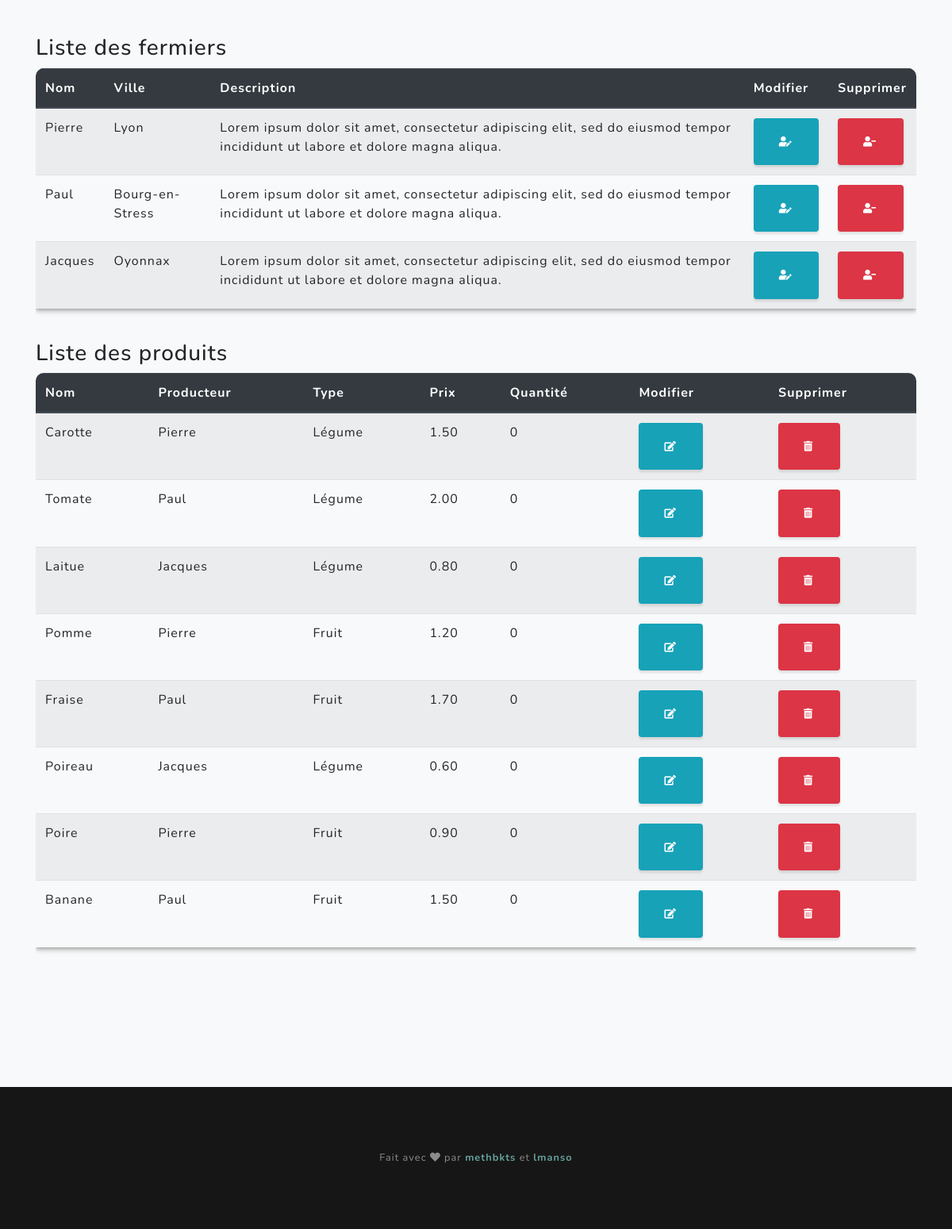
/admin (lower part), run on an earlier commit of the app's database.
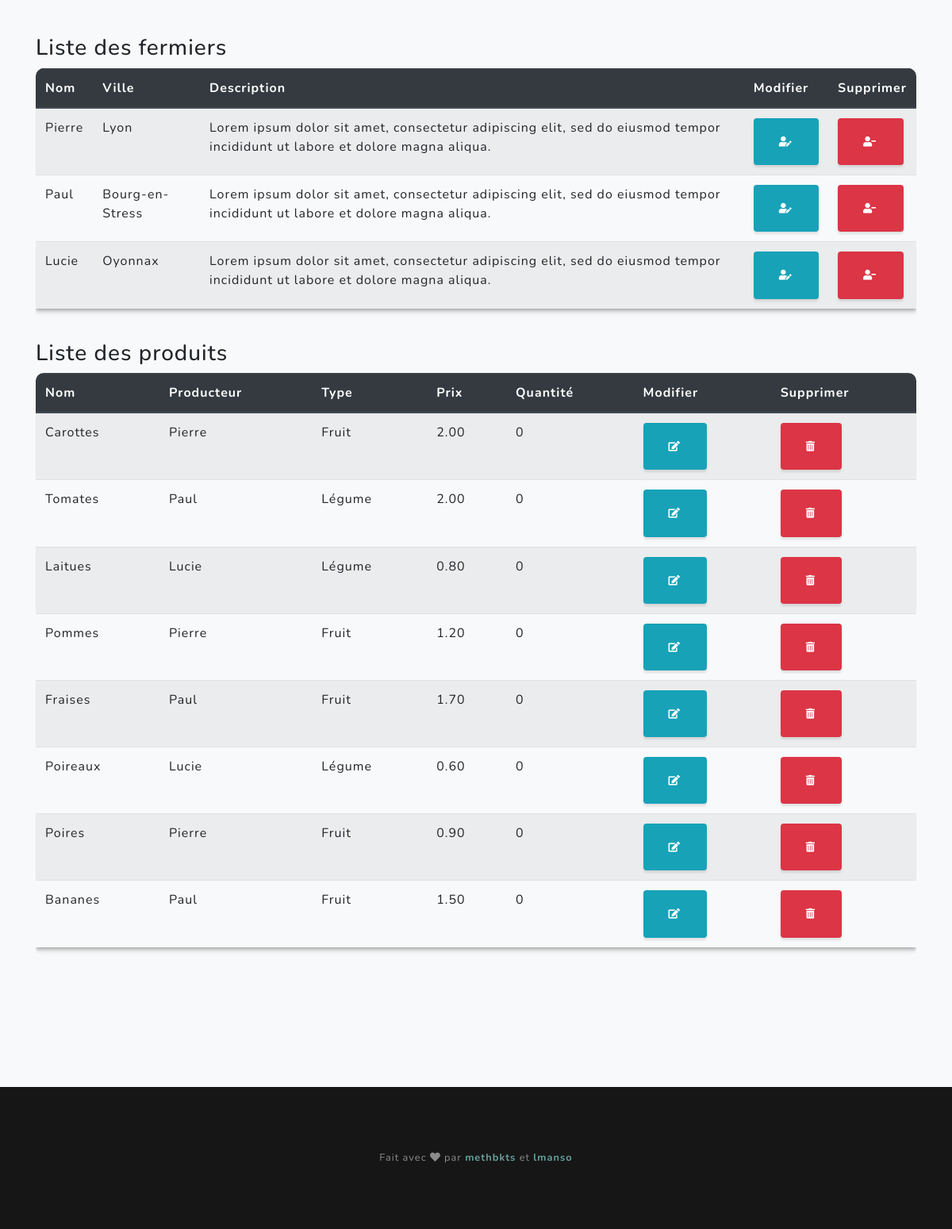
And on a later commit of the database.
### tables this page shows
CREATE TABLE `farmers` (
  `id` int(11) unsigned NOT NULL AUTO_INCREMENT,
  `name` varchar(50) NOT NULL,
  `description` varchar(1000) NOT NULL,
  `location` varchar(50) NOT NULL,
  `image` varchar(1000) DEFAULT '/public/img/default-profile.png',
  PRIMARY KEY (`id`),
  UNIQUE KEY `name` (`name`)
);

CREATE TABLE `products` (
  `id` int(11) unsigned NOT NULL AUTO_INCREMENT,
  `name` varchar(50) NOT NULL,
  `price` decimal(10,2) unsigned NOT NULL,
  `image` varchar(1000) DEFAULT NULL,
  `quantity` int(10) unsigned NOT NULL,
  `farmer_id` int(11) unsigned NOT NULL,
  `type_id` int(11) unsigned NOT NULL,
  PRIMARY KEY (`id`),
  KEY `farmer_id` (`farmer_id`),
  KEY `type_id` (`type_id`),
  CONSTRAINT `products_ibfk_1` FOREIGN KEY (`farmer_id`) REFERENCES `farmers` (`id`),
  CONSTRAINT `products_ibfk_2` FOREIGN KEY (`type_id`) REFERENCES `types` (`id`)
);

CREATE TABLE `types` (
  `id` int(11) unsigned NOT NULL AUTO_INCREMENT,
  `name` varchar(50) NOT NULL,
  PRIMARY KEY (`id`),
  UNIQUE KEY `name` (`name`)
);

### classes/Farmer.php (called while the page is built, shortened)
<?php
class Farmer
{
    public static function getAllFarmers()
    {
        $db = new Database;
        $sql = "select farmers.id, farmers.name, farmers.description, farmers.location, farmers.image from farmers
        order by id;";
        $result = $db->req($sql);
        return $result;
    }
}

### classes/Database.php (called while the page is built, shortened)
<?php
class Database
{
    private $db = 'mysql:host=localhost;dbname=app_db';
    private $login = 'root';
    private $pass = '0000';
    protected $connec;
    private function openConnexion()
    {
        try {
            $bdd = new PDO($this->db, $this->login, $this->pass);
            $bdd->setAttribute(PDO::ATTR_ERRMODE, PDO::ERRMODE_WARNING);
            $bdd->setAttribute(PDO::ATTR_DEFAULT_FETCH_MODE, PDO::FETCH_OBJ);
            $this->connec = $bdd;
        } catch (PDOException $e) {
            die($e->getMessage());
        }
    }
    public function req($sql, array $param = null)
    {
        $stmt = $this->connec->prepare($sql);
        $stmt->execute();
        return $stmt->fetchAll();
        $this->connec = null;
    }
}

### classes/Product.php (called while the page is built, shortened)
<?php
class Product
{
    public static function getAllProducts()
    {
        $db = new Database;
        $sql = "SELECT products.id, products.name, products.image, products.price, products.quantity,
        types.name as type, farmers.name as farmer, farmers.id as farmer_id from products
        LEFT JOIN types ON products.type_id = types.id
        LEFT JOIN farmers ON products.farmer_id = farmers.id
        order by id;";
        $result = $db->req($sql);
        return $result;
    }
}

### public/views/admin.php (the view, shortened to what this page needs)
<?php
$farmers = Farmer::getAllFarmers();
$products = Product::getAllProducts();
?>
<section id="section" class="projects-section bg-light">
    <div class="container">
        <h3>Liste des fermiers</h3>
        <div class="table-responsive" style="border-radius:10px;">
            <table class="table table-striped shadow-4dp">
                <thead class="thead-dark">
                    <tr>
                        <th scope="col">Nom</th>
                        <th scope="col">Ville</th>
                        <th scope="col">Description</th>
                        <th scope="col">Modifier</th>
                        <th scope="col">Supprimer</th>
                    </tr>
                </thead>
                <tbody>
                    <?php foreach ($farmers as $key => $value) : ?>
                        <tr>
                            <td><?= $value->name ?></td>
                            <td><?= $value->location ?></td>
                            <td><?= $value->description ?></td>
                            <td><a href="/editFarmer?<?= $value->id ?>"><button type="button" value="<?= $value->id ?>" class="btn btn-info shadow-2dp"><i class="fas fa-user-edit"></i></button></a></td>
                            <td><a href="/deleteFarmer?<?= $value->id ?>"><button type="button" value="<?= $value->id ?>" class="btn btn-danger shadow-2dp"><i class="fas fa-user-minus"></i></button></a></td>
                        </tr>
                    <?php endforeach ?>
                </tbody>
            </table>
        </div>
        <br>
        <h3>Liste des produits</h3>
        <div class="table-responsive" style="border-radius:10px;">
            <table class="table table-striped shadow-4dp">
                <thead class="thead-dark">
                    <tr>
                        <th scope="col">Nom</th>
                        <th scope="col">Producteur</th>
                        <th scope="col">Type</th>
                        <th scope="col">Prix</th>
                        <th scope="col">Quantité</th>
                        <th scope="col">Modifier</th>
                        <th scope="col">Supprimer</th>
                    </tr>
                </thead>
                <tbody>
                    <?php foreach ($products as $key => $value) : ?>
                        <tr>
                            <td><?= $value->name ?></td>
                            <td><?= $value->farmer ?></td>
                            <td><?= $value->type ?></td>
                            <td><?= $value->price ?></td>
                            <td><?= $value->quantity ?></td>
                            <td><a href="/editProduct?<?= $value->id ?>"><button type="button" value="<?= $value->id ?>" class="btn btn-info shadow-2dp"><i class="fas fa-edit"></i></button></a></td>
                            <td><a href="/deleteProduct?<?= $value->id ?>"><button type="button" value="<?= $value->id ?>" class="btn btn-danger shadow-2dp"><i class="fas fa-trash-alt"></i></button></a></td>
                        </tr>
                    <?php endforeach ?>
                </tbody>
            </table>
        </div>
    </div>
</section>

What changed in the data, as far as the page shows it:
changed farmers "Oyonnax": name "Jacques" → "Lucie"
changed products: name "Carotte" → "Carottes"; type.name "Légume" → "Fruit"; price "1.50" → "2.00"
changed products: name "Tomate" → "Tomates"
changed products: name "Laitue" → "Laitues"; farmer.name "Jacques" → "Lucie"
changed products: name "Pomme" → "Pommes"
changed products: name "Fraise" → "Fraises"
changed products: name "Poireau" → "Poireaux"; farmer.name "Jacques" → "Lucie"
changed products: name "Poire" → "Poires"
changed products: name "Banane" → "Bananes"
